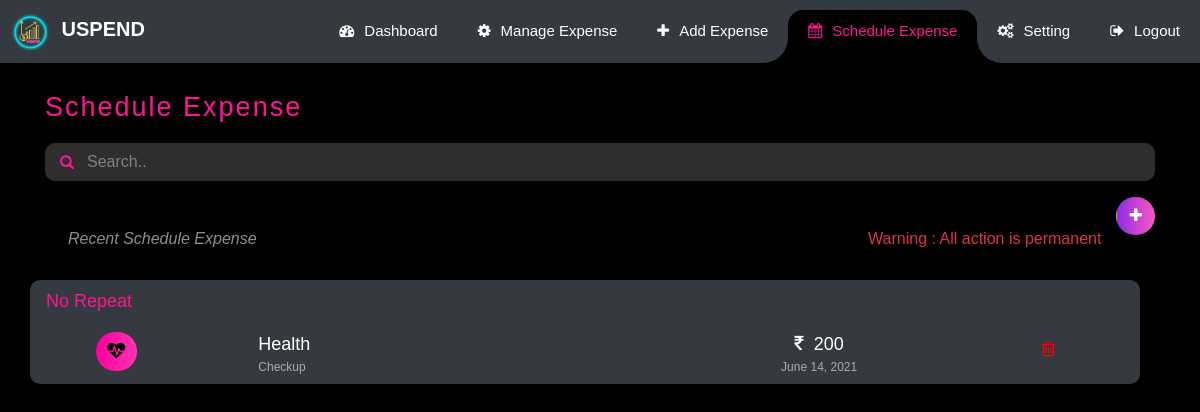
The page /expense/scheduleExpense/ (signed in) on the database its author committed.
### expense/models.py (models this page shows, shortened)
class schedule_tr(models.Model):
    sc_id = models.AutoField(primary_key=True)
    user_id = models.ForeignKey(User,on_delete=models.CASCADE)
    amount = models.IntegerField()
    note = models.CharField(max_length=500)
    category_id = models.ForeignKey(category,on_delete=models.CASCADE)
    added_on = models.DateField()
    time = models.TimeField(auto_now_add=True)
    repeat = models.CharField(max_length=20)

class category(models.Model):
    category_id = models.AutoField(primary_key=True)
    name = models.CharField(max_length=40)
    iconname = models.CharField(max_length=100,default='')
    user_id = models.ForeignKey(User,on_delete=models.CASCADE)
    def __str__(self):
        return self.name

class money_info(models.Model):
    user_id = models.ForeignKey(User,on_delete=models.CASCADE)
    currency = models.CharField(max_length=50)
    budget = models.IntegerField()

### expense/views.py (the view)
# urls.py: path('scheduleExpense/', views.scheduleExpense, name='scheduleExpense'),
def scheduleExpense(request):
    categories = category.objects.all()
    data = money_info.objects.filter(user_id=request.user.id)
    for i in data:
        currency = str(i.currency)
    checkdata = schedule_tr.objects.filter(user_id=request.user.id)
    if (len(checkdata))==0:
        tr_data=''
        messages.error(request,'Please Schedule expense first')
    else:
        tr_data = schedule_tr.objects.order_by('added_on','time').reverse()
    param = {'expenses':tr_data,'categories':categories,'currency':currency}
    type = request.GET.get('type')
    if type :
        if type=='add_schedule':
            if request.method=="POST":
                expenses = request.POST.get('expense','')
                user_id=request.user
                cat = request.POST.get('category','')
                note = request.POST.get('note','')
                added_on = request.POST.get('added_on','')
                repeat = request.POST.get('repeat','')
                cat_id= category.objects.get(name=cat)
                data = schedule_tr(user_id=user_id,amount=expenses,note=note,category_id=cat_id,added_on=added_on,repeat=repeat)
                data.save()
                return redirect('/expense/scheduleExpense/')
            else:
                return render(request, 'schedule_expense.html',param)
        else:
            return render(request, 'schedule_expense.html',param)
    else:
        return render(request, 'schedule_expense.html',param)

### expense/templates/schedule_expense.html (shortened to what this page needs)
{% extends 'base.html' %}
{% block active %}
<li class="nav-item ">
	<a class="nav-link" href="/expense/dashboard/"><i class="fa fa-tachometer"></i>Dashboard</a>
</li>
<li class="nav-item ">
	<a class="nav-link" href="/expense/manageExpense/"><i class="fa fa-cog"></i>Manage Expense</a>
</li>
<li class="nav-item">
	<a class="nav-link" href="/expense/addExpense/"><i class="fa fa-plus"></i>Add Expense</a>
</li>
<li class="nav-item active">
	<a class="nav-link" href="/expense/scheduleExpense/"><i class="fa fa-calendar"></i>Schedule Expense</a>
</li>
<li class="nav-item">
	<a class="nav-link" href="/expense/setting/"><i class="fa fa-cogs"></i>Setting</a>
</li>
<li class="nav-item">
	<a class="nav-link" href="/expense/logout/"><i class="fa fa-sign-out"></i>Logout</a>
</li>
{% endblock%}
{% block body %}
<div class="container mt-4">
	<div class="expense">
		<div class="p-head logo-color">Schedule Expense</div>
		<div class="search mt-3">
			<input type="text" class="form-control shadow-none" placeholder="Search..">
			<i class="fa fa-search search-icon"></i>
		</div>
		<div class="float-right mt-3" title="Add Schedule Expense">
			<button type="submit" class="btn btn-grad-other" data-bs-toggle="modal" data-bs-target="#scheduleExpense"><i class="fa fa-plus" aria-hidden="true"></i></button>
		</div>
		{% if expenses|length == 0%}
		{% for message in messages%}
		<div class="mt-5"><span class="error-{{message.tags}} not-found">{{ message }}</span></div>
		{% endfor %}
		{% else %}
		<div class="mt-5 px-2 lg-dark-color d-none d-lg-block d-md-block">
			<div class="row">
				<div class="col-6">
					<h6><i>Recent Schedule Expense</i></h6>
				</div>
				<div class="col-6 text-end">
					<h6 class="text-danger ">Warning : All action is permanent</h6>
				</div>
			</div>
		</div>
		<div class="d-none d-lg-block d-md-block">
			{% for i in expenses%}
			<div id='test' class="row g-4 mb-4"style="width: 100%" >
				<div class="col-12 p-2 custom-row bg-dark">
					<span class='text-capitalize mx-2 logo-color'>{{i.repeat}}</span>
					<div class="row mt-3">
						<div class="col-2 text-center">
							<button class="btn btn-dark cus-icon icon-btn {{i.category_id}}">
								<i class="{{i.category_id.iconname}} icon-content " aria-hidden="true"></i>
							</button>
						</div>
						<div class="col-5 category px-5" title="Edit Expense">
							<a href="/expense/editScheduleExpense?id={{i.sc_id}}&type=edit" >
								<span class='text-capitalize'>{{i.category_id}}
									<div class="custom-row-foter">{{i.note}}</div>
								</span>
							</a>
						</div>
						<div class="col-3 text-center">
							<span><i class="{{currency}}" aria-hidden="true"></i>{{i.amount}} <div class="custom-row-foter">{{i.added_on}}</div></span>
						</div>
						<div class="col-2 text-center" title="Delete Expense">
							<a href="/expense/editScheduleExpense?id={{i.sc_id}}&type=clear">
								<button class="btn shadow-none" ><i class="fa fa-trash-o" style="color:red;font-size: 17px;" aria-hidden="true"></i></button>
							</a>
						</div>
					</div>
				</div>
			</div>
			{% endfor %}
		</div>
		{% endif %}
	</div>
</div>
{% endblock %}

### expense/static/main.css (style rules this page uses)
body { background-color: black; color: white; font-family: Arial, sans-serif; }
input[type=email],input[type=date],input[type=password],input[type=text],input[type=tel],input[type=search],input[type=number] { background-color: #2e2e2e; color: white; border: 0px solid ; border-radius: 10px; }
.search-icon { color: deeppink; margin-top: -27px; margin-left: 15px; }
* { margin: 0; padding: 0; }
i { margin-right: 10px; }
#navbarSupportedContent ul li a i { margin-right: 10px; }
#navbarSupportedContent li { list-style-type: none; float: left; }
#navbarSupportedContent ul li a { color: white; text-decoration: none; font-size: 15px; display: block; padding: 20px 20px; transition-duration:0.6s; transition-timing-function: cubic-bezier(0.68, -0.55, 0.265, 1.55); position: relative; }
#navbarSupportedContent>ul>li.active>a { color: deeppink; background-color: transparent; transition: all 0.7s; }
li a { text-decoration: none; color:white; }
.search input[type=text] { padding: 7px; text-indent: 35px; }
.search .fa-search { float: left; position: inherit; top: 20px; left: 16px }
.custom-row { border-radius: 10px; font-size: 18px; }
.custom-row-foter { font-size: 12px ! important; color: #b2a7a7 ! important; }
.lg-dark-color { color:#908d8d; }
nav a { text-decoration: none ! important; color: white; }
.expense a { text-decoration: none; }
.icon-btn { transition: 0.5s; background-size: 200% auto; color: black; }
.cus-icon { font-size: 18px; padding-left: 11px; padding-right: 2px; }
.health { border-radius: 70px; background-image: linear-gradient(to right, #FF0099, #FF66CC); }
.icon-content { color:black; }
.btn-grad-other { background-image: linear-gradient(to left, #f7b733 0%, #f953c6 51%, #8E2DE2 100%) ! important; transition: 0.5s; background-size: 200% auto; color: white; border-radius: 20px; padding-left: 12px; padding-right : 2px; }
.expense a { color:white ! important; }
.search .fa { display: block; top: 20px; left: 16px; font-size: 15px; }
.p-head { font-size: 27px; letter-spacing: 2px; }
::placeholder { color: grey ! important; opacity: 1; }
.logo-color { color: deeppink ! important; }

### rows shown on the page
schedule_tr: repeat "No Repeat", category_id "Health", note "Checkup", amount "200", added_on "June 14, 2021"
